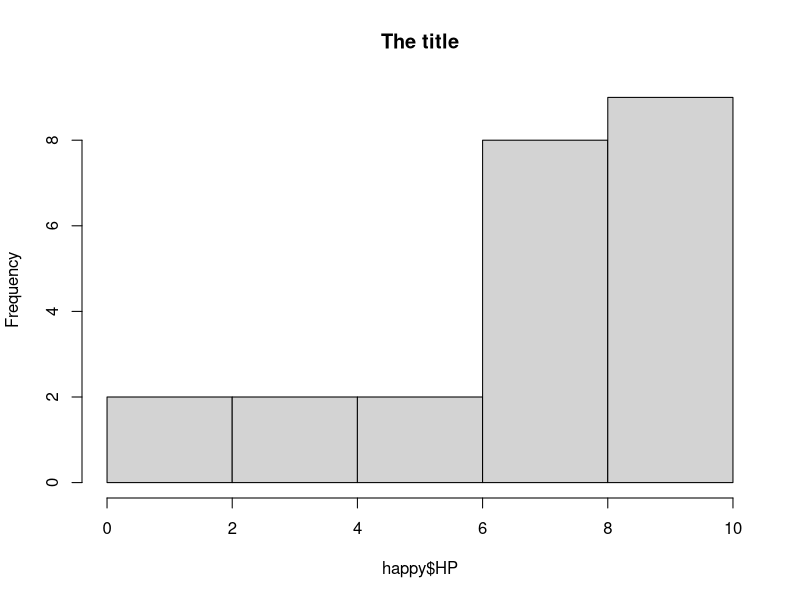
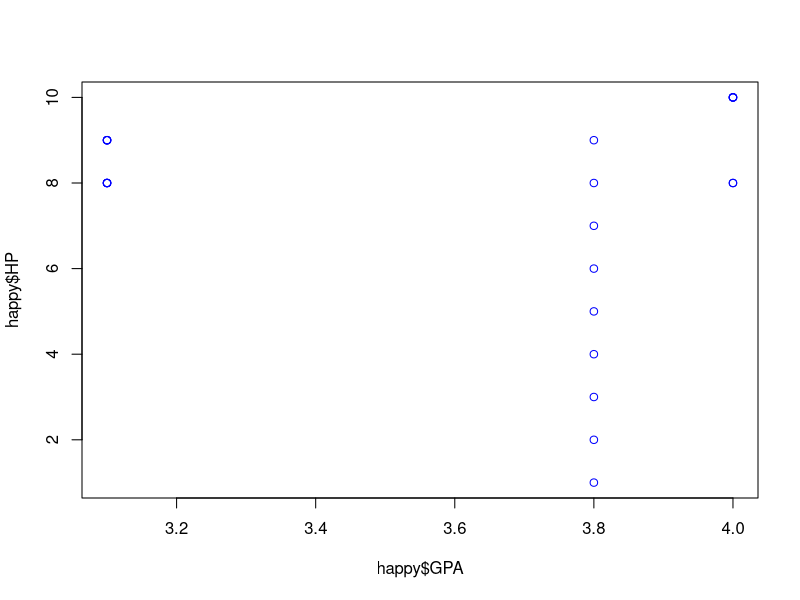

Write R code to recreate these figures, in order.


happy = read.csv("./happy.csv")
hist(happy$HP, main = "The title") # read HP column

# Plot GPA by Happiness
plot(happy$GPA, happy$HP, col="blue", pch=21) # (Input, Output, color, symbolshape)

# make linear model to predict happiness from GPA
result = lm(happy$HP ~ happy$GPA) # (output ~ input)
print(summary(result)) # line of best fit
# (happy&GPA Estimate Std. is the estimated slope)